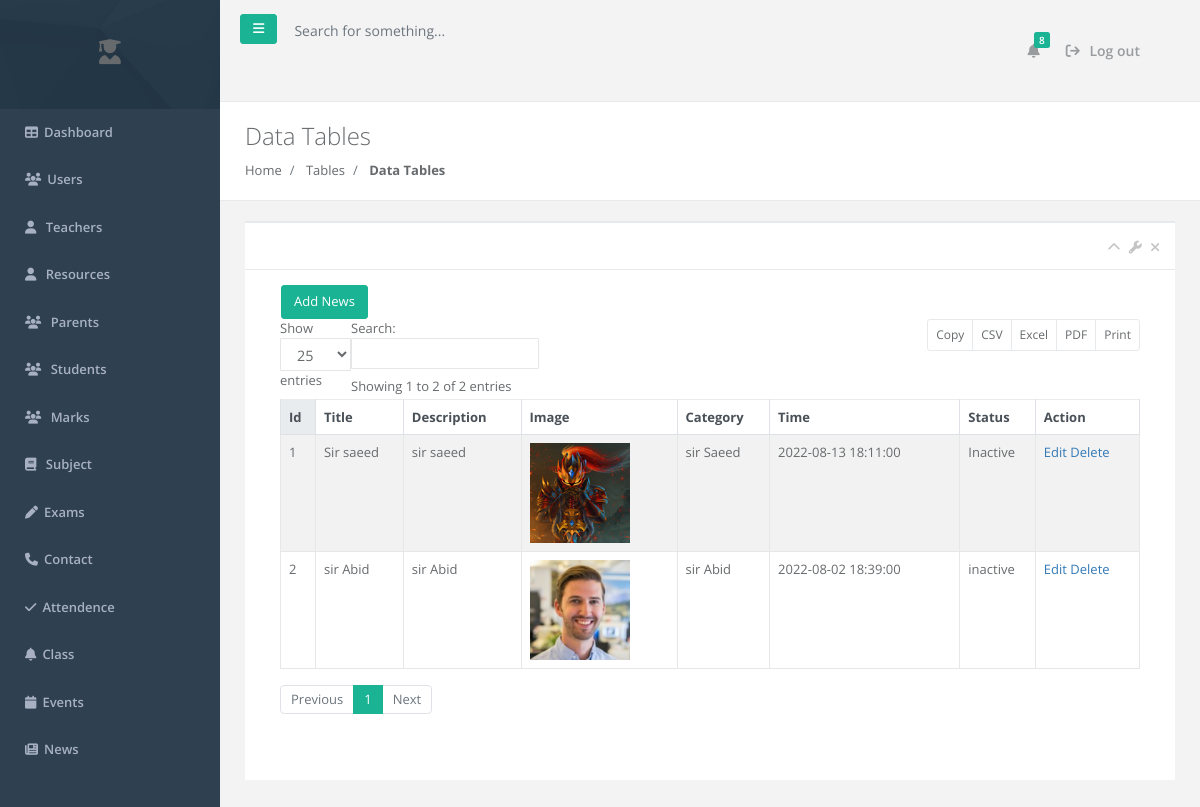
The app's page /dashboard/news/index.php with its own data.
### tables this page shows
CREATE TABLE `news` (
  `id` int(11) NOT NULL,
  `title` varchar(250) NOT NULL,
  `description` text NOT NULL,
  `image` varchar(250) NOT NULL,
  `category` varchar(250) NOT NULL,
  `time` datetime NOT NULL DEFAULT current_timestamp(),
  `status` varchar(10) NOT NULL DEFAULT 'Active'
);

### dashboard/news/index.php (the view, shortened to what this page needs)
<?php
include '../sidebar_header.php';
$news = $db->query("select * from news");
?>
<div class="row wrapper border-bottom white-bg page-heading">
                <div class="col-lg-10">
                    <h2>Data Tables</h2>
                    <ol class="breadcrumb">
                        <li class="breadcrumb-item">
                            <a href="index.html">Home</a>
                        </li>
                        <li class="breadcrumb-item">
                            <a>Tables</a>
                        </li>
                        <li class="breadcrumb-item active">
                            <strong>Data Tables</strong>
                        </li>
                    </ol>
                </div>
                <div class="col-lg-2">
                </div>
            </div>
        <div class="wrapper wrapper-content animated fadeInRight">
            <div class="row">
                <div class="col-lg-12">
                <div class="ibox ">
                    <div class="ibox-title">
                        <div class="ibox-tools">
                            <a class="collapse-link">
                                <i class="fa fa-chevron-up"></i>
                            </a>
                            <a class="dropdown-toggle" data-toggle="dropdown" href="#">
                                <i class="fa fa-wrench"></i>
                            </a>
                            <a class="close-link">
                                <i class="fa fa-times"></i>
                            </a>
                        </div>
                    </div>
                    <div class="ibox-content">
                            <div class="table-responsive">
                            <button class="btn btn-primary ml-3"><a  class=" text-white" href="<?php echo $url ?>news/add.php">Add News</a></button>
                            <table class="table table-striped table-bordered table-hover dataTables-example" >
                    <thead class="thead-light">
                        <tr>
                            <th>Id</th>
                            <th>Title</th>
                            <th>Description</th>
                            <th>Image</th>
                            <th>Category</th>
                            <th>Time</th>
                            <th>Status</th>
                            <th>Action</th>
                        </tr>
                    </thead>
                    <tbody>
                        <?php foreach ($news as $row) {?>
                        <tr>
                            <td><?php echo $row['id']; ?></td>
                            <td><?php echo $row['title']; ?></td>
                            <td><?php echo $row['description']; ?></td>
                            <td> <img src="<?php echo $url.'news/images/'.$row['image']; ?>" height="100" width="100" alt="error"> </td>
                            <td><?php echo $row['category']; ?></td>
                            <td><?php echo $row['time']; ?></td>
                            <td><?php echo $row['status']; ?></td>
                            <td>
                                <a href="<?php echo $url;?>/news/edit.php?id=<?php echo $row['id']; ?>">Edit</a>
                                <a href="<?php echo $url;?>/news/index.php?delete=yes&&id=<?php echo $row['id']; ?>" onclick="return confirm('Are you sure?')">Delete</a>
                            </td>
                        </tr>
                        <?php } ?>
                    </tbody>
                </table>
            </div>
        </div>
<?php
    include '../footer.php';
?>

### records on screen
news: id "1", title "Sir saeed", description "sir saeed", image (picture), category "sir Saeed", time "2022-08-13 18:11:00", status "Inactive"
news: id "2", title "sir Abid", description "sir Abid", image (picture), category "sir Abid", time "2022-08-02 18:39:00", status "inactive"
